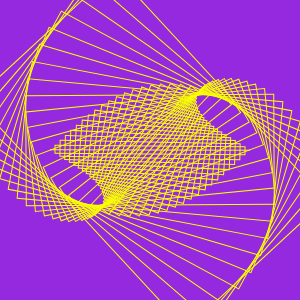
Frame 1 (no input)
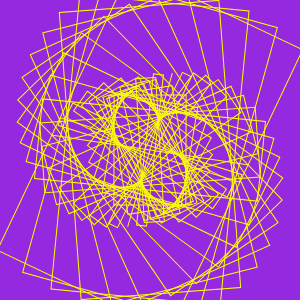
Frame 60 (no input)
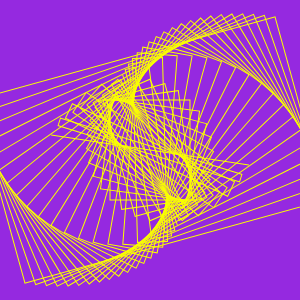
Frame 120 (the mouse pressed at the canvas centre since frame 60)

The p5.js sketch that drew these frames (run headless with seeded random() and noise() and a simulated clock; from frame 60 on, the mouse is pressed at the canvas centre):

// p5.js sketch
// ── sketch.js
function setup() {
  createCanvas(300, 300);
  angleMode(DEGREES)
  rectMode(CENTER);
}

function draw() {
  background(149,41,224);
  noFill();

  push();
  translate(width/2,height/2)
  for (let i = 0; i < 40; i++) {
  
  stroke(250,255,0)
  strokeWeight(1);
     rotate(sin(frameCount + i) * 10);
 
 
    
  rect(0, 0, 200 - i * 10, 00 - i * 8, 00);
  }

  pop();
}
